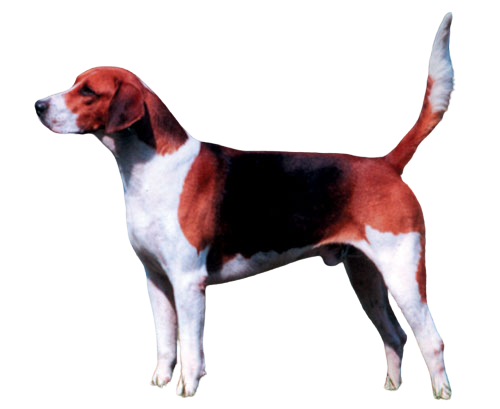
#> input picture BAZA/no_bg/English_foxhound/0.png, 500 x 409 px, found by its file name; its folder holds 3 pictures in this run
$ python color.py
#> lines starting #> are read from the running program, lines starting #| are printed output that depends on the picture
import matplotlib
import matplotlib.pyplot as plt
import cv2
import skimage
from skimage import data
from skimage.color import rgb2gray, rgba2rgb
from skimage import io
import numpy as np
import matplotlib.image as im
import scipy.ndimage as ndimage
from collections import defaultdict
from PIL import Image


def dominant_color_desc(filename):
    img = Image.open(filename)
    img = img.copy()
    n_colors = 50
    paletted = img.convert('P', palette=Image.ADAPTIVE, colors=n_colors)
    palette = paletted.getpalette()
    color_counts = sorted(paletted.getcolors(), reverse=True)
    colors = list()
    for i in range(n_colors):
        palette_index = color_counts[i][1]
        colors.append(palette[palette_index * 3:palette_index * 3 + 3][0])
    return colors


# [33 lines left out: functions color_mean_desc, color_dhv_desc, color_hist_desc, gray_color_desc, not called in this run]


def fit_colors(train):
    train_learned = []
    dominant = [dominant_color_desc(item) for item in train]
    mean = [color_mean_desc(item) for item in train]
    variance = [color_dhv_desc(item) for item in train]
    hist = [color_hist_desc(item) for item in train]
    gray = [gray_color_desc(item) for item in train]
    # [6 lines of commented-out code are left out]
    train_learned = [dominant, mean, variance, hist, gray]

    return train_learned


# [56 lines left out: functions classifications, create_enc, find_nearest, score, not called in this run]


if __name__ == "__main__":
    # p = "./BAZA/learning/black-and-tan_coonhound/" + str(6) + ".png"
    # # # p = "./BAZA/learning/_TRAIN2/" + str(20) + ".png"
    # # p = "./BAZA/test.png"
    # #img_test = cv2.imread(p, cv2.IMREAD_GRAYSCALE)
    # res = color_mean_desc(p)
    # print(res)

    train = []
    for i in range(0, 20):
        # for i in range(0, 50):
        p = "./BAZA/no_bg/_TRAIN/" + str(i) + ".png"
        # p = "./BAZA/learning/_TRAIN2/" + str(i) + ".png"
        train.append(p)

    clf = fit_colors(train)
#> in dominant_color_desc, img is the input picture: PIL image 500x409 RGBA; mean R, G, B, A 36.2, 28.2, 30, 72.7
#> in dominant_color_desc, `paletted = img.convert('P', palette=Image.ADAPTIVE, colors=n_colors)`:
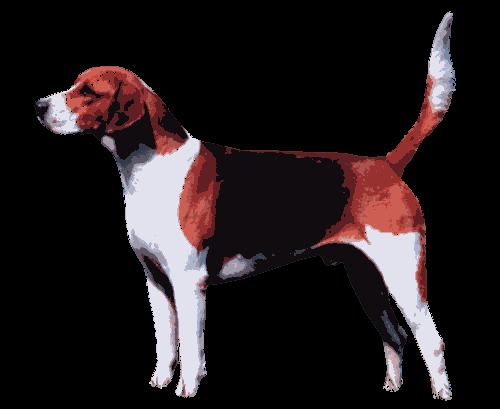
#> paletted: PIL image 500x409 P; mean R, G, B 35.6, 27.8, 29.5
#> in dominant_color_desc, `palette = paletted.getpalette()`: palette = 150 values, max 238 at index 8, min 0 at index 0, mean 120.2
#> in dominant_color_desc, `color_counts = sorted(paletted.getcolors(), reverse=True)`: color_counts = 50 pairs, first value 24 to 145047, second value 0 to 49
#> the loop in dominant_color_desc, `for i in range(n_colors):` made 50 passes
#> palette_index on passes 1 to 12: 0, 1, 2, 3, 4, 5, 6, 7, 8, 9, 10, 11
#> after the loop in dominant_color_desc, `for i in range(n_colors):`: colors = 50 values, max 226 at index 2, min 0 at index 0, mean 136
#> call 2 of dominant_color_desc, with filename = './BAZA/no_bg/_TRAIN/1.png'
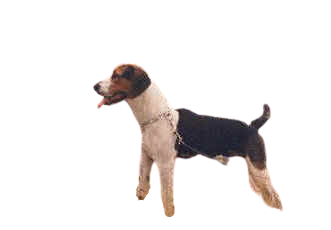
#> input picture BAZA/no_bg/English_foxhound/1.png, 331 x 230 px, found by its file name
#> in dominant_color_desc, img is the input picture: PIL image 331x230 RGBA; mean R, G, B, A 18.4, 14.8, 13.7, 33.3
#> in dominant_color_desc (call 2), `paletted = img.convert('P', palette=Image.ADAPTIVE, colors=n_colors)`:
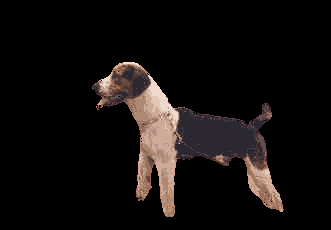
#> paletted: PIL image 331x230 P; mean R, G, B 18.2, 14.6, 13.6
#> in dominant_color_desc (call 2), `palette = paletted.getpalette()`: palette = 150 values, max 250 at index 96, min 0 at index 0, mean 122.1
#> in dominant_color_desc (call 2), `color_counts = sorted(paletted.getcolors(), reverse=True)`: color_counts = 50 pairs, first value 6 to 65185, second value 0 to 49
#> the loop in dominant_color_desc (call 2), `for i in range(n_colors):` made 50 passes
#> after the loop in dominant_color_desc (call 2), `for i in range(n_colors):`: colors = 50 values, max 250 at index 32, min 0 at index 0, mean 149.9
#> call 3 of dominant_color_desc, with filename = './BAZA/no_bg/_TRAIN/2.png'
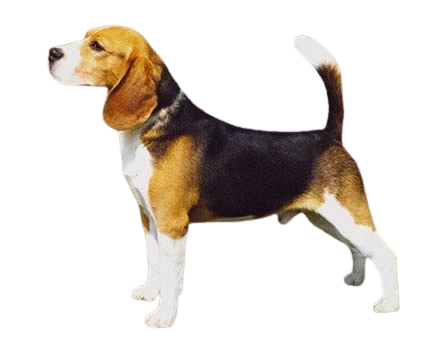
#> input picture BAZA/no_bg/English_foxhound/2.png, 432 x 346 px, found by its file name
#> in dominant_color_desc, img is the input picture: PIL image 432x346 RGBA; mean R, G, B, A 39.1, 32.2, 25.7, 67.8
#> in dominant_color_desc (call 3), `paletted = img.convert('P', palette=Image.ADAPTIVE, colors=n_colors)`:
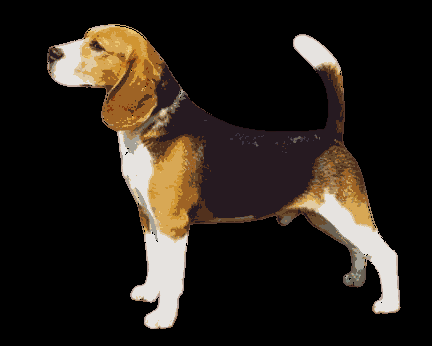
#> paletted: PIL image 432x346 P; mean R, G, B 38.7, 31.9, 25.4
#> in dominant_color_desc (call 3), `palette = paletted.getpalette()`: palette = 150 values, max 234 at index 57, min 0 at index 0, mean 118.5
#> in dominant_color_desc (call 3), `color_counts = sorted(paletted.getcolors(), reverse=True)`: color_counts = 50 pairs, first value 28 to 107682, second value 0 to 49
#> the loop in dominant_color_desc (call 3), `for i in range(n_colors):` made 50 passes
#> after the loop in dominant_color_desc (call 3), `for i in range(n_colors):`: colors = 50 values, max 234 at index 19, min 0 at index 0, mean 146.1
#> (the run stopped early here; a loop or call above may not have finished)
